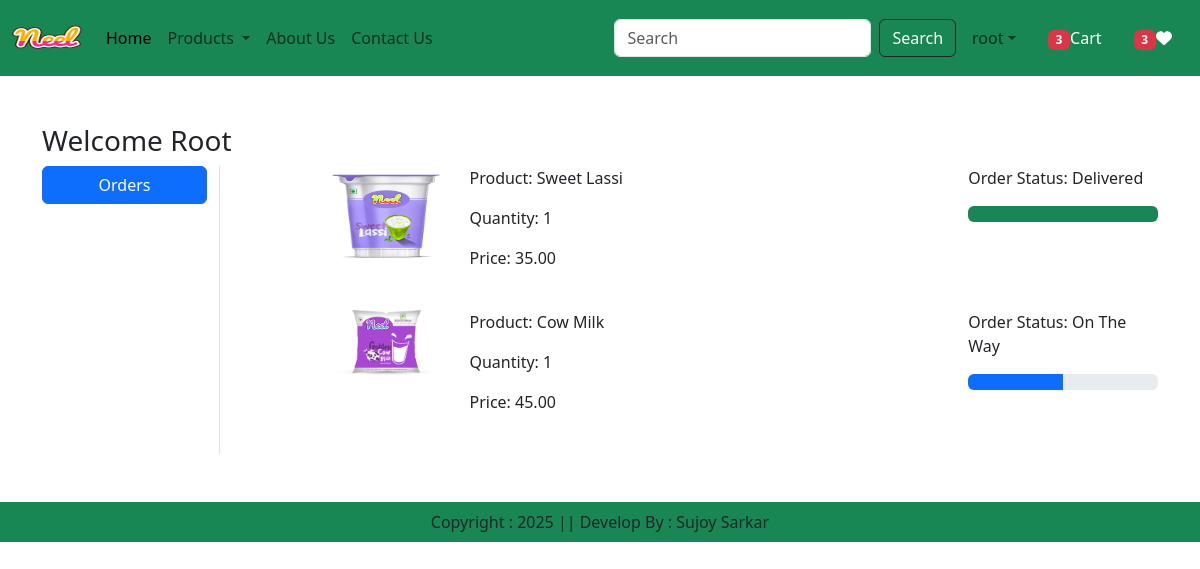
Screenshot of /orders/ (signed in) with the database file from the repository.
### app/models.py (models this page shows, shortened)
class OrderPlaced(models.Model):
    user = models.ForeignKey(User, on_delete=models.CASCADE)
    customer = models.ForeignKey(Customer, on_delete=models.CASCADE)
    product = models.ForeignKey(Product, on_delete=models.CASCADE)
    quantity = models.PositiveIntegerField(default=1)
    ordered_date = models.DateTimeField(auto_now_add=True)
    status = models.CharField(max_length=50, choices=STATUS_CHOICES, default='Pending')
    payment = models.ForeignKey(Payment, on_delete=models.CASCADE, default="")
    @property
    def total_cost(self):
        return self.quantity * self.product.discounted_price

class Product(models.Model):
    title = models.CharField(max_length=100)
    selling_price = models.FloatField()
    discounted_price = models.FloatField()
    description = models.TextField()
    composition = models.TextField(default='')
    prodapp = models.TextField(default='')
    category = models.CharField(choices=CATEGORY_CHOICES, max_length=2)
    product_image = models.ImageField(upload_to='product')

### app/views.py (the view)
# urls.py: path('orders/', views.orders, name='orders'),
def orders(request):
    totalitem = 0
    wishitem = 0
    if request.user.is_authenticated:
        totalitem = len(Cart.objects.filter(user=request.user))
        wishitem = len(Wishlist.objects.filter(user=request.user))
    order_placed = OrderPlaced.objects.filter(user=request.user)
    return render(request, 'app/orders.html', locals())

### app/templates/app/orders.html (shortened to what this page needs)
{% extends 'app/base.html' %}
{% load static %}
{% block main-content %}
<div class="container my-5">
  <div class="row">
    <h3>Welcome <span class="text-capitalize">{{ request.user }}</span></h3>
    <div class="col-sm-2 border-end">
      <ul class="list-unstyled">
        <li class="d-grid">
          <a href="{% url 'orders' %}" class="btn btn-primary">Orders</a>
        </li>
      </ul>
    </div>
    <div class="col-sm-9 offset-sm-1">
      {% if order_placed %}
        {% for op in order_placed %}
          <div class="row mb-4">
            <div class="col-sm-2">
              <img src="{{ op.product.product_image.url }}" class="img-fluid" style="max-height: 100px; width: 100%;" />
            </div>
            <div class="col-sm-7">
              <p>Product: {{ op.product.title }}</p>
              <p>Quantity: {{ op.quantity }}</p>
              <p>Price: {{ op.total_cost|floatformat:2 }}</p>
            </div>
            <div class="col-sm-3">
              <p>Order Status: {{ op.status }}</p>
              {% if op.status == 'Accepted' %}
                <div class="progress">
                  <div class="progress-bar" role="progressbar" style="width: 20%" aria-valuenow="20" aria-valuemin="0" aria-valuemax="100"></div>
                </div>
              {% elif op.status == 'On The Way' %}
                <div class="progress">
                  <div class="progress-bar" role="progressbar" style="width: 50%" aria-valuenow="50" aria-valuemin="0" aria-valuemax="100"></div>
                </div>
              {% elif op.status == 'Delivered' %}
                <div class="progress">
                  <div class="progress-bar bg-success" role="progressbar" style="width: 100%" aria-valuenow="100" aria-valuemin="0" aria-valuemax="100"></div>
                </div>
              {% elif op.status == 'Cancel' %}
                <div class="progress">
                  <div class="progress-bar bg-danger" role="progressbar" style="width: 100%" aria-valuenow="100" aria-valuemin="0" aria-valuemax="100"></div>
                </div>
              {% endif %}
            </div>
          </div>
        {% endfor %}
      {% else %}
        <p>You have no orders yet.</p>
      {% endif %}
    </div>
  </div>
</div>
{% endblock main-content %}

### app/templates/app/base.html (shortened to what this page needs)
<!DOCTYPE html>
{% load static %}
<html lang="en">
<head>
    <link href="https://cdn.jsdelivr.net/npm/bootstrap@5.3.3/dist/css/bootstrap.min.css" rel="stylesheet">
    <link rel = "stylesheet" href = "{% static 'app/css/owl.carousel.min.css' %}" />
    <link rel = "stylesheet" href = "{% static 'app/css/all.min.css' %}" />
    <link rel = "stylesheet" href = "{% static 'app/css/style.css' %}" />
</head>
<body>
    <nav class="navbar navbar-expand-lg navbar dark bg-success">
        <div class="container-fluid">
          <a class="navbar-brand" href="#">
            <img src = "{% static "app/images/neel.png" %}" width = "70" height = "50" >
          </a>
          <div class="collapse navbar-collapse" id="navbarSupportedContent">
            <ul class="navbar-nav me-auto mb-2 mb-lg-0">
              {% if request.user.is_authenticated %}
              <li class="nav-item">
                <a class="nav-link active" aria-current="page" href="/">Home</a>
              </li>
              <li class="nav-item dropdown">
                <a class="nav-link dropdown-toggle" href="#" role="button" data-bs-toggle="dropdown" aria-expanded="false">
                  Products
                </a>
              </li>
              <li class="nav-item">
                <a class="nav-link" href="{% url "about" %}">About Us</a>
              </li>
              <li class="nav-item">
                <a class="nav-link" href="{% url "contact" %}">Contact Us</a>
              </li>
            </ul>
            <form class="d-flex" role="search" action="/search">
              <input class="form-control me-2" type="search" placeholder="Search" name="search" aria-label="Search">
              <button class="btn btn-outline-dark text-white" type="submit">Search</button>
            </form>
          </div>
          <ul class="navbar-nav me-auto mb-2 mb-lg-0">
            <li class = "nav-item dropdown mx-2">
              <a class="nav-link dropdown-toggle" href="#" role="button" data-bs-toggle="dropdown" aria-expanded="false">{{ request.user.username }}</a>
            </li>
            <li class = "nav-item dropdown mx-2">
              <a href = "{% url "showcart" %}" class = "nav-link text-white"><span class="badge bg-danger">{% if totalitem > 0 %} {{totalitem}} {% endif %}</span>Cart</a>
            </li>
            <li class = "nav-item dropdown mx-2">
              <a href = "{% url "showwishlist" %}" class = "nav-link text-white"><span class="badge bg-danger">{% if wishitem > 0 %} {{wishitem}} {% endif %}</span><i class="fa fa-heart"></i></a>
            </li>
            {% endif %}
          </ul>
        </div>
      </nav>
      {% block main-content %}{% endblock main-content %}
      <footer class = "container-fluid fixed bottom bg-success text-center p-2 mt-5">
        Copyright : 2025 || Develop By : Sujoy Sarkar
      </footer>
</body>
</html>

### rows the page displays
OrderPlaced: product.product_image (picture), product "Sweet Lassi", quantity "1", total_cost "35.00", status "Delivered"
OrderPlaced: product.product_image (picture), product "Cow Milk", quantity "1", total_cost "45.00", status "On The Way"

### other values shown
{{ request.user.username }} "root"
{{ totalitem }} "3"
{{ wishitem }} "3"
{{ request.user }} "Root"
